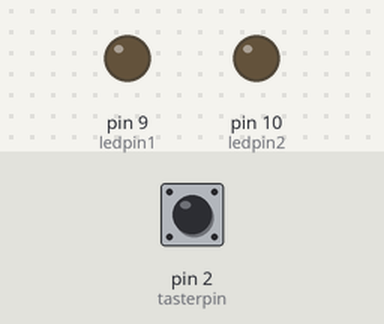
Recording of a sketch running on a simulated Arduino Uno, built with avr-gcc and run on an emulated ATmega328P. Shown: output pins drawn as LEDs (lit = HIGH). Dashed ring = blinking. The inputs (shaded band) are chosen by the test bench; at power-on: pin 2 (tasterpin) LOW.

Above: at 1.2 s.
1.3 s: pin 2 (tasterpin) pulled HIGH for 0.15 s
At 1.8 s:
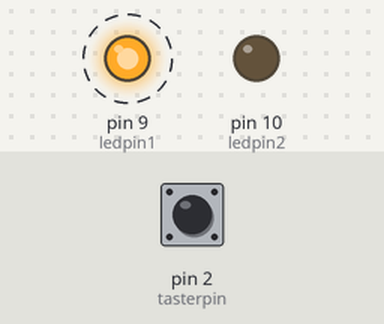
4.3 s: pin 2 (tasterpin) pulled HIGH for 1 s
At 5.6 s:
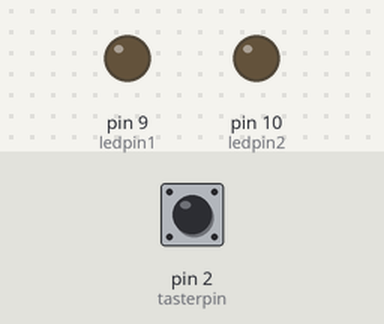
6.8 s: pin 2 (tasterpin) pulled HIGH for 0.15 s
At 8.2 s:
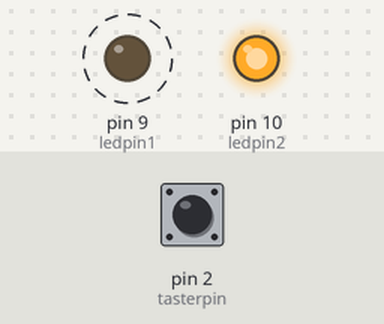
9.9 s: pin 2 (tasterpin) pulsed HIGH 5 times (0.12 s each, 0.3 s apart)
12.9 s: pin 2 (tasterpin) pulled HIGH for 3.2 s
At 15.0 s:
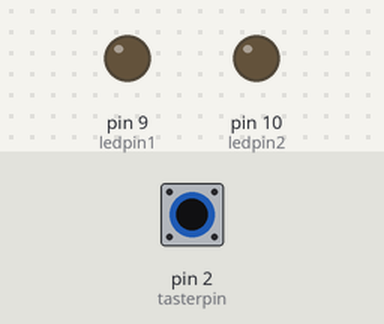
17.6 s: pin 2 (tasterpin) pulled HIGH for 0.15 s
At 19.25 s:
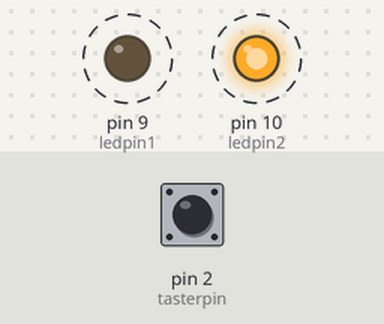
Timing chart, 0 to 21.7 s (numbered marks = the images above; inputs shaded):
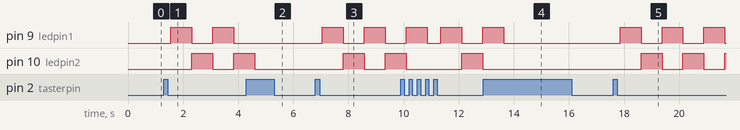

Measured:
- after the input at 1.3 s, pin 9 (ledpin1): alternates HIGH for 0.76 s and LOW for 0.76 s, starting after 0.26 s; pin 10 (ledpin2): LOW → HIGH after 1.0 s, → LOW 0.76 s later, → HIGH 0.76 s later
- after the input at 4.3 s, pin 9 (ledpin1): stays LOW (without the input it goes to HIGH after 0.30 s); pin 10 (ledpin2): goes on until 4.6 s, then stays LOW
- after the input at 6.8 s, pin 9 (ledpin1): alternates HIGH for 0.76 s and LOW for 0.76 s, starting after 0.26 s; pin 10 (ledpin2): LOW → HIGH after 1.0 s, → LOW 0.76 s later, → HIGH 0.76 s later
- after the input at 12.9 s, pin 9 (ledpin1): goes on until 13.6 s, then stays LOW; pin 10 (ledpin2): stops changing and stays LOW
- after the input at 17.6 s, pin 9 (ledpin1): alternates HIGH for 0.76 s and LOW for 0.76 s, starting after 0.26 s; pin 10 (ledpin2): alternates HIGH for 0.76 s and LOW for 0.76 s, starting after 1.0 s

The sketch:

fertig.ino
```cpp
 //declaration of PIN-        Erklaerung von PIN
const int ledpin1=9;
const int ledpin2=10;
const int tasterpin = 2;
unsigned int buttonstate=0;
int i=0;
int buttonread=0;
int state = 0;
int ms = 5;


//declaration of Input/Output & Interrupt
void setup()
{
      // Set the switch pin as input
      pinMode(ledpin1, OUTPUT);
      pinMode(ledpin2, OUTPUT);
      //Interrupt
      attachInterrupt(digitalPinToInterrupt(tasterpin),buttonpress,RISING);
}
//  There are actually 6 step functions.
//Es gibt eigentlich 6 step Funktions.
//step functions  -   step Funktions


//When the pushbutton is pressed again, it goes back to state 11.
//Wenn der Taster wieder gedrueckt wird, geht es wieder in den Zustand 11.

void step0() {
  if(buttonstate) {
    state = 11;
  }
}

//This is state 1 where LED1 is dimming while LED2 is shinning gradually. It then goes to state 2.
//In dieser State LED1 dimmt hoch und LED2 dimmt unter. Danach es geht in den Zustand 2.

void step1()
{
  for(i=0; i<=255;i=i+5)
  {
    analogWrite(ledpin1, 255-i);
    analogWrite(ledpin2, i);
    delay(ms);
  }
  state = 2;
}

/*This is state 2 where LED1 is turned off while LED2 is turned on for half second, it then goes to state 3.
If buttonstate is low it goes to state 21 which function name is stop_after2()
In dieser State LED1 ist ausgeschaltet  und LED2 ist eingeschaltet. Wenn buttonstate High ist, geht es in den Zustand 3.
Im anderem fall, es geht in den Zustand 21 welcher Funktion Name stop_after2() ist. */
void step2()
{
  digitalWrite(ledpin1, LOW);
  digitalWrite(ledpin2, HIGH);
  delay(500);
  if(buttonstate) {
    state = 3;
  }else{
    state = 21;
  }
}

//This is state 1 where LED1 is shinning while LED2 is dimming gradually. It then goes to state 4.
//In dieser State LED1 dimmt unter und LED2 dimmt hoch. Danach geht es in den Zustand 4.
void step3()
{
  for(i=0; i<=255;i=i+5)
  {
    analogWrite(ledpin1, i);
    analogWrite(ledpin2, 255-i);
    delay(ms);
  }
  state = 4;
}
/*This is state 4 where LED1 is turned on while LED2 is turned off for half second, it then goes to state 1.
If buttonstate is low it goes to state 22 which function name is stop_after4().
In dieser State LED1 ist fuer Halbe Sekunden eingeschaltet  und LED1 ist fuer Halbe Sekunden ausgeschaltet.
Wenn buttonstate niedrig ist, geht es zu state 1. Im anderem fall, es geht zu state 22.  */

void step4()
{
  digitalWrite(ledpin1, HIGH);
  digitalWrite(ledpin2, LOW);
  delay(500);
    if(buttonstate) {
    state = 1;
  }else{
    state = 22;
  }
}
//This is step 21 where LED2 is dimming gradually and at the end goes state 0.
void stop_after2() {
  for(i=0; i<=255;i=i+5)
  {
    analogWrite(ledpin2, 255-i);
    delay(ms);
  }
  state = 0;
}
//This is step22 where LED1 is dimming gradually and at the end goes to state 0.
void stop_after4() {
  for(i=0; i<=255;i=i+5)
  {
    analogWrite(ledpin1, 255-i);
    delay(ms);
  }
  state = 0;
}

//This is the starting stage of LED1 where LED1 is shinning gradually and then turned on for half second. After this step it goes to step 1.
//Das ist die initiale Schritte von LED1 wo LED1 dimmt hoch und danach eingeschaltet fuer Halbe Sekunden. Nach dieser Step, es geht zu step1.
void start()
{
  for(i=0; i<=255;i=i+5)
  {
    analogWrite(ledpin1, i);
    delay(ms);
  }
  digitalWrite(ledpin1, 1);
  delay(500);
  state = 1;
}

//Main function       -Main Funktion
void loop()
{
  switch(state) {
    case 0:
      step0();
      break;
    case 11:
      start();
      break;
    case 1:
      step1();
      break;
    case 2:
      step2();
      break;
    case 3:
      step3();
      break;
    case 4:
      step4();
      break;
    case 21:
      stop_after2();
      break;
    case 22:
      stop_after4();
      break;
  }
}
//This is interrupt function.
//Das ist Interrupt Funktion.

long milli;
void buttonpress()
{

  buttonread=digitalRead(tasterpin);
  if(buttonread==HIGH and milli < (millis()-1000))
  {
    buttonstate=!buttonstate;
    milli = millis();
  }
}
```
